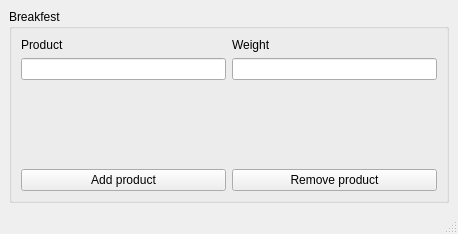
<?xml version="1.0" encoding="UTF-8"?>
<ui version="4.0">
 <class>MainWindow</class>
 <widget class="QMainWindow" name="MainWindow">
  <property name="geometry">
   <rect>
    <x>0</x>
    <y>0</y>
    <width>458</width>
    <height>234</height>
   </rect>
  </property>
  <property name="windowTitle">
   <string>MainWindow</string>
  </property>
  <widget class="QWidget" name="centralwidget">
   <layout class="QVBoxLayout" name="verticalLayout">
    <item>
     <widget class="QGroupBox" name="breakfest">
      <property name="title">
       <string>Breakfest</string>
      </property>
      <layout class="QVBoxLayout" name="verticalLayout_3">
       <item>
        <layout class="QVBoxLayout" name="verticalLayout_2">
         <item>
          <layout class="QHBoxLayout" name="horizontalLayout_2">
           <item>
            <widget class="QLabel" name="label_product">
             <property name="text">
              <string>Product</string>
             </property>
            </widget>
           </item>
           <item>
            <widget class="QLabel" name="label_weight">
             <property name="text">
              <string>Weight</string>
             </property>
            </widget>
           </item>
          </layout>
         </item>
         <item>
          <layout class="QHBoxLayout" name="horizontalLayout">
           <item>
            <widget class="QLineEdit" name="lineEdit_product"/>
           </item>
           <item>
            <widget class="QLineEdit" name="lineEdit_weight"/>
           </item>
          </layout>
         </item>
         <item>
          <spacer name="verticalSpacer">
           <property name="orientation">
            <enum>Qt::Vertical</enum>
           </property>
           <property name="sizeHint" stdset="0">
            <size>
             <width>20</width>
             <height>40</height>
            </size>
           </property>
          </spacer>
         </item>
         <item>
          <layout class="QHBoxLayout" name="horizontalLayout_3">
           <item>
            <widget class="QPushButton" name="add_product">
             <property name="text">
              <string>Add product</string>
             </property>
            </widget>
           </item>
           <item>
            <widget class="QPushButton" name="remove_product">
             <property name="text">
              <string>Remove product</string>
             </property>
            </widget>
           </item>
          </layout>
         </item>
        </layout>
       </item>
      </layout>
     </widget>
    </item>
   </layout>
  </widget>
  <widget class="QStatusBar" name="statusbar"/>
 </widget>
 <resources/>
 <connections/>
</ui>
